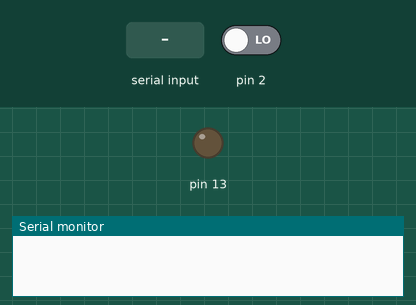
The sketch below on a simulated Arduino Uno, built with avr-gcc and run on an emulated ATmega328P. Shown: output pins drawn as LEDs (lit = HIGH), the last lines printed to the serial monitor. The inputs (shaded band) are chosen by the test bench; at power-on: pin 2 LOW.

Above: at 1.2 s.
1.3 s: "1" received over Serial
At 2.3 s:
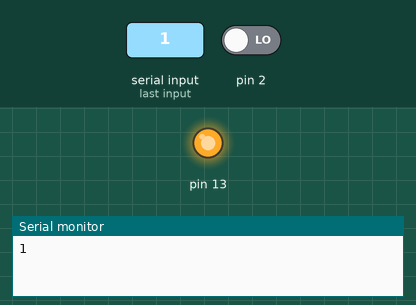
2.9 s: "0" received over Serial
At 3.5 s:
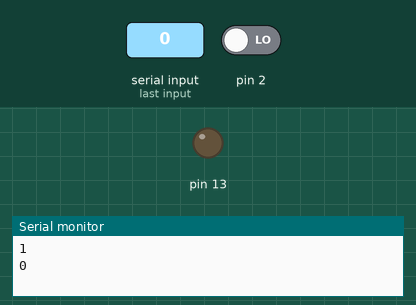
Timing chart, 0 to 5.9 s (numbered marks = the images above; inputs shaded):
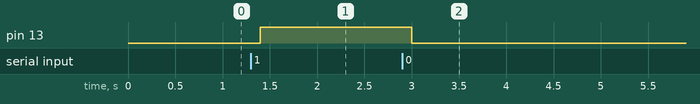

Measured:
- after the input at 1.3 s, pin 13: LOW → HIGH after 0.10 s
- after the input at 2.9 s, pin 13: HIGH → LOW after 0.10 s

The sketch:

bt_switch.ino
```cpp
void setup() {
  Serial.begin(9600);
  pinMode(13,OUTPUT);

}

boolean buttonpress=false;

void loop()

{  if (Serial.available())
  {
    char c = Serial.read();
    Serial.println(c);

    if (c == '1')
     {
       if (digitalRead(13) == LOW)
       {
        digitalWrite(13, HIGH);

       }
     }

         if (c == '0')
     {
       if (digitalRead(13) == HIGH)
       {
        digitalWrite(13, LOW);

       }
     }
  }


  int sens=digitalRead(2);


  if(sens==HIGH){
    buttonpress=true;
    }else{
      if(buttonpress){
        changeLEDstate();
        buttonpress=false;
        }
    }

delay(100);
}

void changeLEDstate(){
  if(digitalRead(13)==HIGH){
  digitalWrite(13,LOW);
  }else{
    digitalWrite(13,HIGH);
  }
}
```
